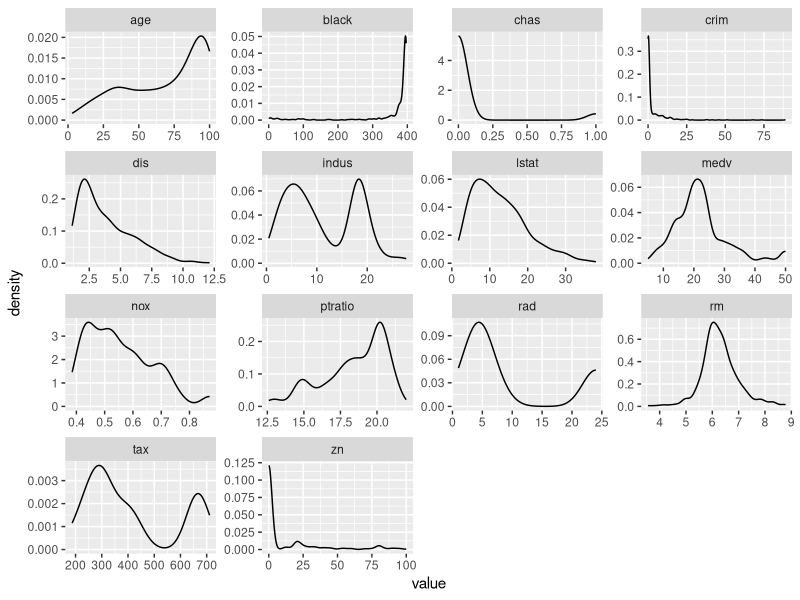
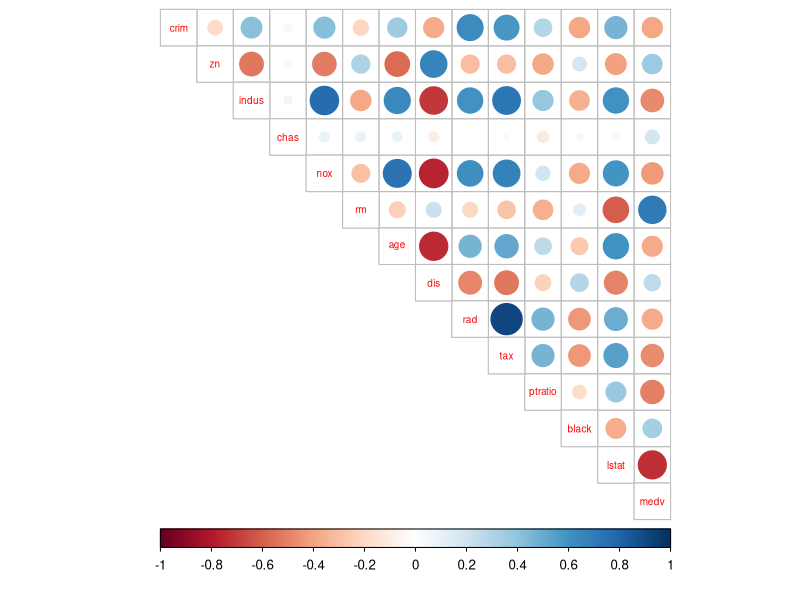
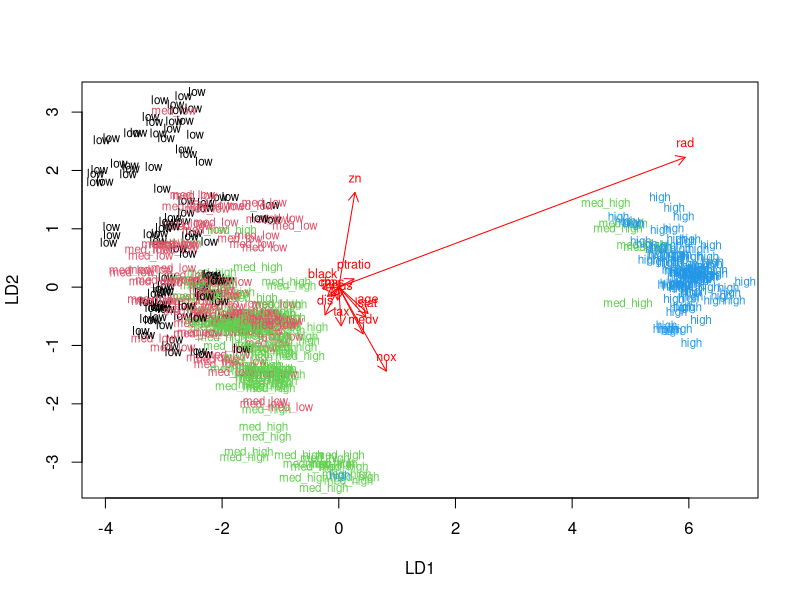
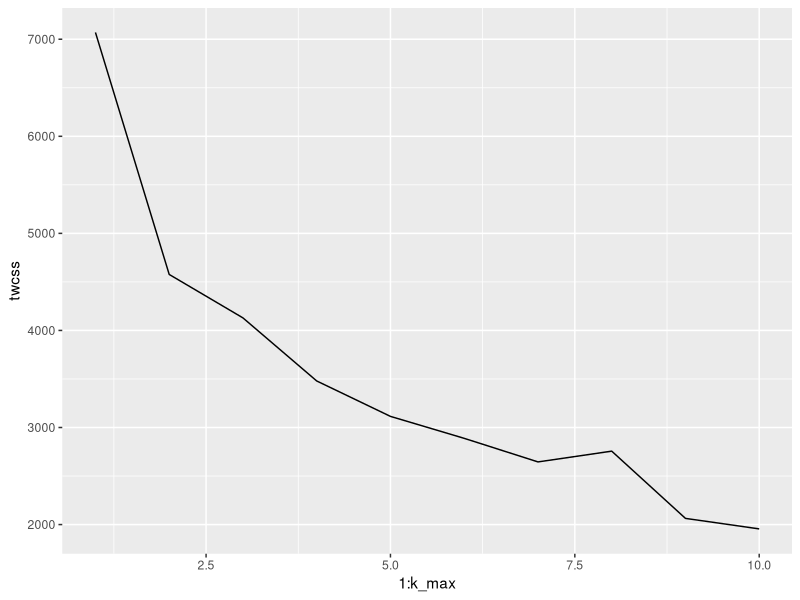
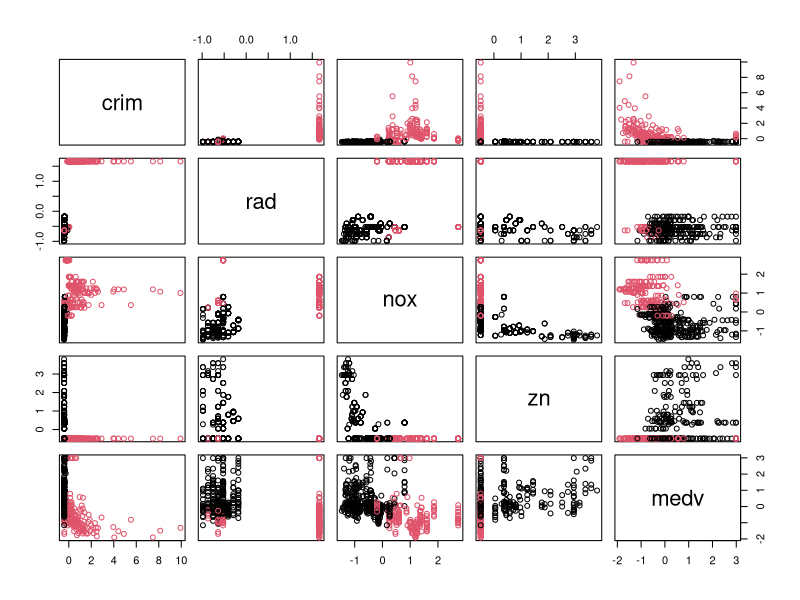

Write the R code that produced these figures, in order.
## ---- chunk 1

# access the MASS package
library(MASS)

# load the data
data("Boston")

# explore the dataset
str(Boston)

## ---- chunk 2

# print out the summary of the variables
summary(Boston)

## ---- chunk 3

# access the tidyverse libraries tidyr, dplyr, ggplot2
library(tidyr); library(dplyr); library(ggplot2);

# plot the distributions as densities
Boston %>% gather %>% ggplot(aes(value)) + facet_wrap("key", scales = "free") + geom_density()

## ---- chunk 4

# calculate the correlation matrix and round it
cor_matrix <- cor(Boston) %>% round(2)

# print the correlation matrix
cor_matrix

## ---- chunk 5

# visualize the correlation matrix
library(corrplot)
corrplot(cor_matrix, method="circle", type="upper", cl.pos="b", tl.pos = "d", tl.cex=0.6)

## ---- chunk 6

# center and standardize variables
boston_scaled <- Boston %>% scale

# summaries of the scaled variables
boston_scaled %>% summary

# class of the boston_scaled object
class(boston_scaled)

# change the object to data frame
boston_scaled <- as.data.frame(boston_scaled)

## ---- chunk 7

# create a quantile vector of crim and print it
bins <- quantile(boston_scaled$crim)
bins

# create a categorical variable 'crime'
crime <- cut(boston_scaled$crim, breaks = bins, include.lowest = TRUE, label = c("low", "med_low", "med_high", "high"))

# look at the table of the new factor crime
table(crime)

# remove original crim from the dataset
boston_scaled <- dplyr::select(boston_scaled, -crim)

# add the new categorical value to scaled data
boston_scaled <- data.frame(boston_scaled, crime)

## ---- chunk 8

# number of rows in the Boston dataset 
n <- nrow(boston_scaled)

# fix the seed for reproducibility
set.seed(12321)

# choose randomly 80% of the rows
ind <- sample(n,  size = n * 0.8)

# create train set
train <- boston_scaled[ind,]

# create test set 
test <- boston_scaled[-ind,]

## ---- chunk 9

# linear discriminant analysis
lda.fit <- lda(crime ~ ., data = train)

# print the lda.fit object
lda.fit

## ---- chunk 10

# the function for lda biplot arrows
lda.arrows <- function(x, myscale = 1, arrow_heads = 0.1, color = "red", tex = 0.75, choices = c(1,2)){
  heads <- coef(x)
  graphics::arrows(x0 = 0, y0 = 0, 
         x1 = myscale * heads[,choices[1]], 
         y1 = myscale * heads[,choices[2]], col=color, length = arrow_heads)
  text(myscale * heads[,choices], labels = row.names(heads), 
       cex = tex, col=color, pos=3)
}

# target classes as numeric
classes <- as.numeric(train$crime)

# plot the lda results (select both lines and execute them at the same time!)
plot(lda.fit, dimen = 2, col = classes, pch = classes)
lda.arrows(lda.fit, myscale = 2)

## ---- chunk 11

# save the correct classes from test data
correct_classes <- test$crime

# remove the crime variable from test data
test <- dplyr::select(test, -crime)

## ---- chunk 12

# predict classes with test data
lda.pred <- predict(lda.fit, newdata = test)

# cross tabulate the results
table(correct = correct_classes, predicted = lda.pred$class)

## ---- chunk 13

# reload Boston data set
data("Boston")

# center and standardize variables
boston_scaled2 <- Boston %>% scale

# euclidean distance matrix
dist_eu <- dist(boston_scaled2)

# look at the summary of the distances
summary(dist_eu)

## ---- chunk 14

# set seed for reproducibility
set.seed(1334)

# determine the maximum number of clusters
k_max <- 10

# calculate the total within sum of squares
twcss <- sapply(1:k_max, function(k){kmeans(boston_scaled2, k)$tot.withinss})

# visualize the results
qplot(x = 1:k_max, y = twcss, geom = 'line')

## ---- chunk 15

# k-means clustering
km <- kmeans(boston_scaled2, centers = 2)

## ---- chunk 16

# change the object to data frame
boston_scaled2 <- as.data.frame(boston_scaled2)

# plot the Boston dataset with clusters
pairs(boston_scaled2[c("crim", "rad", "nox", "zn", "medv")], col = km$cluster)

